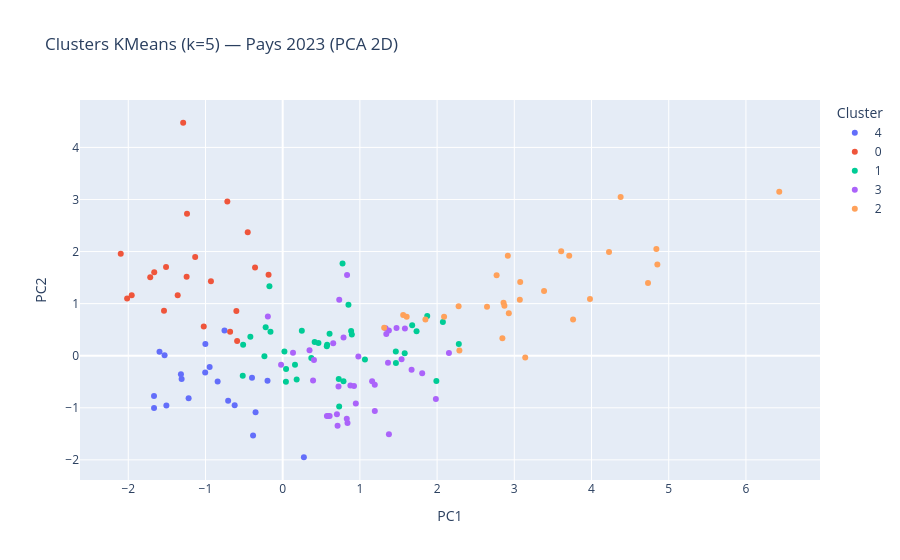

Here is the notebook cell this chart was saved with:
### Code cell
# Visualisation 2D par PCA (KMeans)
pca2 = PCA(n_components=2, random_state=RANDOM_STATE)
coords = pca2.fit_transform(X_clust)
df_clust['PC1'] = coords[:, 0]
df_clust['PC2'] = coords[:, 1]

print(f"Variance expliquée : PC1={pca2.explained_variance_ratio_[0]:.1%}, PC2={pca2.explained_variance_ratio_[1]:.1%}")

# Focus sur la dernière année disponible pour lisibilité
annee_ref = df_clust['annee'].max()
df_viz = df_clust[df_clust['annee'] == annee_ref].copy()

fig = px.scatter(
    df_viz,
    x='PC1', y='PC2',
    color=df_viz['cluster_km'].astype(str),
    hover_name='nom_pays',
    hover_data=['pib_per_capita', 'taux_urbanisation', 'pct_animal'],
    title=f'Clusters KMeans (k={K_FINAL}) — Pays {annee_ref} (PCA 2D)',
    labels={'color': 'Cluster'}
)
fig.show()

# Carte mondiale des clusters
fig_map = px.choropleth(
    df_viz,
    locations='iso3',
    color=df_viz['cluster_km'].astype(str),
    hover_name='nom_pays',
    title=f'Profils de pays — KMeans k={K_FINAL} ({annee_ref})',
    labels={'color': 'Cluster'}
)
fig_map.update_layout(geo=dict(showframe=False))
fig_map.show()

### Figure 1 — Plotly figure (JSON) as saved in the notebook; plotly's stock layout.template omitted (floating-point values rounded to 4 significant figures)
{"data": [{"customdata": [[413.8, 25.47, 11.04], [873.5, 27.79, 44.92], [2551.0, 32.16, 16.67], [1056.0, 23.06, 12.97], [988.1, 45.59, 15.73], [2530.0, 35.07, 12.53], [1943.0, 31.63, 8.674], [2138.0, 34.71, 22.93], [3799.0, 20.15, 22.94], [916.3, 42.68, 20.7], [1233.0, 30.38, 56.41], [4188.0, 49.95, 15.55], [638.3, 17.75, 13.11], [1360.0, 38.82, 28.76], [1698.0, 54.7, 24.19], [1178.0, 26.19, 33.59], [1502.0, 28.6, 40.81], [1002.0, 30.61, 12.08], [3483.0, 22.27, 26.01], [2195.0, 39.29, 40.27]], "hovertemplate": "<b>%{hovertext}</b><br><br>Cluster=4<br>PC1=%{x}<br>PC2=%{y}<br>pib_per_capita=%{customdata[0]}<br>taux_urbanisation=%{customdata[1]}<br>pct_animal=%{customdata[2]}<extra></extra>", "hovertext": ["Afghanistan", "Burkina Faso", "Bangladesh", "Ethiopia", "Guinea-Bissau", "India", "Kenya", "Kyrgyzstan", "Sri Lanka", "Lesotho", "Myanmar", "Namibia", "Niger", "Pakistan", "Senegal", "Tajikistan", "Timor-Leste", "Uganda", "Vanuatu", "Zimbabwe"], "legendgroup": "4", "marker": {"color": "#636efa", "symbol": "circle"}, "mode": "markers", "name": "4", "orientation": "v", "showlegend": true, "type": "scatter", "x": [-1.667, -0.3833, -1.309, -1.506, -0.8423, -1.318, -1.53, -1.001, -1.218, -1.003, 0.2746, -0.7536, -1.666, -0.6217, -0.3973, -0.7062, -0.3512, -1.595, -0.9459, -0.1964], "xaxis": "x", "y": [-0.7757, -1.534, -0.4481, -0.9545, -0.4959, -0.3571, 0.01045, 0.2246, -0.8189, -0.32, -1.95, 0.4827, -1.003, -0.9534, -0.4237, -0.8652, -1.083, 0.07838, -0.217, -0.4786], "yaxis": "y"}, {"customdata": [[2916.0, 69.85, 5.902], [1720.0, 55.13, 7.136], [2478.0, 63.66, 17.16], [5926.0, 58.61, 21.36], [2384.0, 57.81, 4.293], [1555.0, 37.65, 6.965], [2430.0, 40.63, 15.15], [2067.0, 38.81, 12.45], [799.2, 55.0, 13.82], [508.7, 31.98, 2.622], [622.0, 35.71, 4.819], [633.2, 16.97, 11.26], [2139.0, 62.17, 2.549], [1382.0, 66.54, 8.282], [6300.0, 69.35, 13.14], [1027.0, 28.86, 2.549], [1883.0, 30.01, 6.934], [758.3, 44.81, 7.915], [1224.0, 35.47, 7.204], [4823.0, 17.5, 39.97], [1331.0, 45.03, 7.803]], "hovertemplate": "<b>%{hovertext}</b><br><br>Cluster=0<br>PC1=%{x}<br>PC2=%{y}<br>pib_per_capita=%{customdata[0]}<br>taux_urbanisation=%{customdata[1]}<br>pct_animal=%{customdata[2]}<extra></extra>", "hovertext": ["Angola", "Cameroon", "Congo", "Fiji", "Ghana", "Guinea", "Cambodia", "Lao People's Democratic Republic", "Liberia", "Madagascar", "Mozambique", "Malawi", "Nigeria", "Nepal", "Paraguay", "Rwanda", "Solomon Islands", "Sierra Leone", "United Republic of Tanzania", "Samoa", "Zambia"], "legendgroup": "0", "marker": {"color": "#EF553B", "symbol": "circle"}, "mode": "markers", "name": "0", "orientation": "v", "showlegend": true, "type": "scatter", "x": [-0.7168, -0.9291, -0.4527, -0.1829, -1.289, -1.664, -1.022, -1.133, -0.681, -1.955, -1.715, -2.015, -1.239, -0.5998, -0.358, -2.097, -1.511, -1.36, -1.537, -0.5903, -1.244], "xaxis": "x", "y": [2.96, 1.428, 2.373, 1.557, 4.473, 1.601, 0.5592, 1.896, 0.4581, 1.159, 1.506, 1.096, 2.727, 0.8569, 1.694, 1.957, 1.702, 1.162, 0.8636, 0.2844, 1.514], "yaxis": "y"}, {"customdata": [[9731.0, 58.21, 37.11], [14260.0, 92.19, 60.37], [8159.0, 65.7, 34.82], [7133.0, 58.51, 24.75], [15850.0, 73.73, 48.22], [7897.0, 78.81, 35.79], [7826.0, 67.02, 30.4], [12950.0, 65.53, 43.24], [3381.0, 72.84, 24.72], [10630.0, 72.36, 45.08], [23340.0, 78.77, 43.77], [5758.0, 55.61, 50.39], [1706.0, 54.45, 23.2], [22230.0, 70.29, 48.37], [7542.0, 58.45, 33.61], [12880.0, 61.76, 39.83], [3478.0, 90.45, 27.17], [27790.0, 68.58, 45.44], [3814.0, 62.67, 31.57], [6800.0, 43.0, 28.5], [13860.0, 79.47, 61.89], [5839.0, 70.45, 66.58], [11270.0, 39.0, 30.94], [22150.0, 59.89, 35.25], [18240.0, 52.16, 38.71], [36160.0, 84.3, 40.41], [5365.0, 74.61, 40.94], [12280.0, 62.14, 44.57], [2991.0, 68.6, 28.44], [7195.0, 60.93, 25.42], [6232.0, 47.07, 35.38], [3951.0, 70.03, 28.69], [5140.0, 69.48, 21.9], [23020.0, 95.54, 41.79], [2879.0, 51.0, 27.74], [6034.0, 63.58, 50.12]], "hovertemplate": "<b>%{hovertext}</b><br><br>Cluster=1<br>PC1=%{x}<br>PC2=%{y}<br>pib_per_capita=%{customdata[0]}<br>taux_urbanisation=%{customdata[1]}<br>pct_animal=%{customdata[2]}<extra></extra>", "hovertext": ["Albania", "Argentina", "Armenia", "Azerbaijan", "Bulgaria", "Belarus", "Botswana", "China, mainland", "Djibouti", "Dominican Republic", "Greece", "Guatemala", "Haiti", "Hungary", "Jamaica", "Kazakhstan", "Lebanon", "Lithuania", "Morocco", "Republic of Moldova", "Mexico", "Mongolia", "Mauritius", "Poland", "Romania", "Saudi Arabia", "El Salvador", "Serbia", "Sao Tome and Principe", "Thailand", "Turkmenistan", "Tunisia", "Ukraine", "Uruguay", "Uzbekistan", "South Africa"], "legendgroup": "1", "marker": {"color": "#00cc96", "symbol": "circle"}, "mode": "markers", "name": "1", "orientation": "v", "showlegend": true, "type": "scatter", "x": [0.4634, 2.281, 0.4139, -0.158, 1.467, 0.7754, 0.3706, 0.8866, 0.04183, 1.066, 1.734, 0.7316, -0.5173, 1.58, 0.248, 0.5715, 0.576, 1.677, 0.04402, -0.5123, 1.99, 1.465, -0.2203, 0.8518, 0.6072, 2.075, 0.7877, 0.8958, 0.181, 0.02256, -0.2365, 0.1595, -0.1716, 1.872, -0.4186, 0.7261], "xaxis": "x", "y": [0.2444, 0.2254, 0.264, 0.4585, -0.1378, 1.771, -0.04312, 0.4768, -0.4981, -0.07194, 0.4714, -0.9745, -0.3841, 0.04748, 0.4785, 0.1832, 0.211, 0.5839, -0.2531, 0.212, -0.486, 0.07908, 0.5454, 0.9786, 0.4235, 0.6473, -0.4905, 0.4092, -0.4573, 0.08234, -0.01171, -0.1741, 1.335, 0.764, 0.3626, -0.4466], "yaxis": "y"}, {"customdata": [[21490.0, 24.45, 57.24], [8663.0, 51.57, 22.44], [7425.0, 41.95, 56.36], [4275.0, 70.92, 39.22], [10380.0, 87.62, 46.16], [25580.0, 59.42, 42.58], [17070.0, 88.82, 51.29], [7001.0, 78.28, 34.56], [4795.0, 75.91, 38.86], [16940.0, 78.88, 50.82], [5370.0, 74.73, 16.29], [6738.0, 63.13, 53.85], [7803.0, 91.64, 22.7], [8284.0, 60.75, 33.95], [20470.0, 26.47, 39.82], [3227.0, 58.31, 44.61], [22180.0, 57.24, 47.73], [4876.0, 58.12, 26.44], [5049.0, 76.68, 33.34], [5965.0, 69.87, 38.48], [4466.0, 92.68, 32.29], [2178.0, 61.52, 68.25], [22710.0, 68.36, 43.44], [12590.0, 41.51, 40.41], [12260.0, 65.47, 51.93], [2136.0, 59.71, 49.6], [11390.0, 76.44, 62.72], [2609.0, 59.13, 46.68], [21030.0, 79.57, 33.66], [18800.0, 65.86, 54.12], [7888.0, 84.78, 25.55], [3804.0, 55.12, 51.91], [14160.0, 74.98, 41.65], [5522.0, 65.76, 43.05], [18310.0, 53.95, 40.93], [3617.0, 89.25, 38.77], [4323.0, 38.13, 61.02]], "hovertemplate": "<b>%{hovertext}</b><br><br>Cluster=3<br>PC1=%{x}<br>PC2=%{y}<br>pib_per_capita=%{customdata[0]}<br>taux_urbanisation=%{customdata[1]}<br>pct_animal=%{customdata[2]}<extra></extra>", "hovertext": ["Antigua and Barbuda", "Bosnia and Herzegovina", "Belize", "Bolivia (Plurinational State of)", "Brazil", "Barbados", "Chile", "Colombia", "Cabo Verde", "Costa Rica", "Algeria", "Ecuador", "Gabon", "Georgia", "Guyana", "Honduras", "Croatia", "Indonesia", "Iran (Islamic Republic of)", "Iraq", "Jordan", "Kiribati", "Latvia", "Maldives", "Montenegro", "Mauritania", "Malaysia", "Nicaragua", "Oman", "Panama", "Peru", "Philippines", "Russian Federation", "Suriname", "Trinidad and Tobago", "Venezuela (Bolivarian Republic of)", "Viet Nam"], "legendgroup": "3", "marker": {"color": "#ab63fa", "symbol": "circle"}, "mode": "markers", "name": "3", "orientation": "v", "showlegend": true, "type": "scatter", "x": [0.877, -0.192, 0.8395, 0.6543, 1.583, 1.375, 2.153, 0.7882, 0.9238, 1.807, 0.1336, 1.193, 0.834, 0.4052, 0.3478, 0.5728, 1.342, -0.02064, 0.7229, 0.8302, 1.158, 1.376, 1.474, 0.3934, 1.364, 0.7107, 1.984, 0.5866, 1.54, 1.67, 0.7324, 0.7025, 1.333, 0.947, 0.9801, 1.193, 0.6081], "xaxis": "x", "y": [-0.5741, 0.755, -1.293, 0.2404, 0.5219, 0.4827, 0.05149, 0.3488, -0.5825, -0.3349, 0.05539, -1.06, 1.552, -0.08032, 0.1041, -1.158, 0.4164, -0.1712, -0.589, -1.209, -0.4883, -1.51, 0.5303, -0.4736, -0.1352, -1.343, -0.8302, -1.157, -0.06791, -0.271, 1.073, -1.125, 0.529, -0.9156, -0.0151, -0.5588, -1.156], "yaxis": "y"}, {"customdata": [[65060.0, 87.49, 49.46], [56580.0, 69.23, 44.31], [55290.0, 87.55, 36.97], [54220.0, 82.53, 40.36], [100600.0, 85.19, 40.99], [36620.0, 66.67, 48.91], [31760.0, 72.74, 42.76], [54780.0, 81.9, 37.37], [68040.0, 88.55, 44.82], [33490.0, 80.13, 48.86], [30260.0, 70.68, 35.63], [52830.0, 74.01, 41.8], [44700.0, 78.78, 47.82], [50560.0, 100.0, 57.3], [106800.0, 64.12, 41.26], [82140.0, 94.15, 52.96], [52000.0, 91.51, 57.96], [39280.0, 69.54, 43.29], [35670.0, 81.16, 64.42], [34080.0, 100.0, 42.51], [133200.0, 94.8, 46.01], [40910.0, 95.63, 43.64], [87500.0, 83.07, 48.77], [49080.0, 83.89, 49.25], [27630.0, 61.2, 47.83], [32660.0, 55.54, 36.41], [54950.0, 88.63, 43.82], [81030.0, 80.07, 51.33]], "hovertemplate": "<b>%{hovertext}</b><br><br>Cluster=2<br>PC1=%{x}<br>PC2=%{y}<br>pib_per_capita=%{customdata[0]}<br>taux_urbanisation=%{customdata[1]}<br>pct_animal=%{customdata[2]}<extra></extra>", "hovertext": ["Australia", "Austria", "Belgium", "Canada", "Switzerland", "Cyprus", "Czechia", "Germany", "Denmark", "Spain", "Estonia", "Finland", "France", "China, Hong Kong SAR", "Ireland", "Iceland", "Israel", "Italy", "Republic of Korea", "Kuwait", "Luxembourg", "Malta", "Norway", "New Zealand", "Portugal", "Slovenia", "Sweden", "United States of America"], "legendgroup": "2", "marker": {"color": "#FFA15A", "symbol": "circle"}, "mode": "markers", "name": "2", "orientation": "v", "showlegend": true, "type": "scatter", "x": [3.711, 2.86, 2.916, 3.076, 4.84, 2.289, 1.849, 2.771, 3.607, 2.279, 1.606, 2.872, 2.647, 3.98, 4.377, 4.853, 3.761, 2.091, 3.142, 2.846, 6.432, 2.929, 4.732, 3.072, 1.561, 1.315, 3.386, 4.227], "xaxis": "x", "y": [1.92, 1.016, 1.918, 1.414, 2.048, 0.09842, 0.6951, 1.547, 2.008, 0.9506, 0.7485, 0.9619, 0.9399, 1.091, 3.046, 1.753, 0.6958, 0.7495, -0.03627, 0.3344, 3.149, 0.8147, 1.396, 1.074, 0.7804, 0.5395, 1.242, 1.993], "yaxis": "y"}], "layout": {"legend": {"title": {"text": "Cluster"}, "tracegroupgap": 0}, "title": {"text": "Clusters KMeans (k=5) — Pays 2023 (PCA 2D)"}, "xaxis": {"anchor": "y", "domain": [0, 1], "title": {"text": "PC1"}}, "yaxis": {"anchor": "x", "domain": [0, 1], "title": {"text": "PC2"}}}}
